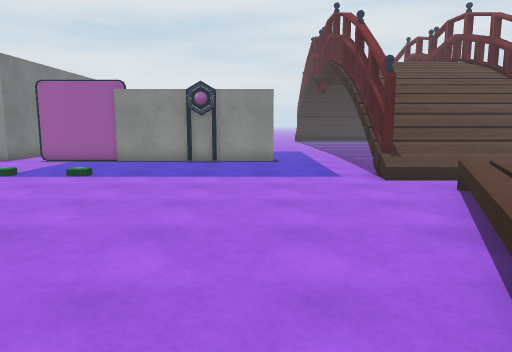
[1] (above)

24 first-person views from a walk through a Unity game level. The camera is 1.5 m above the floor, tilts 8° down and sees 70° across. The floor is counted in squares, 1 m on a side. Each view is taken from the middle of a square. On the plan, view 1 faces up. The plan holds only what a view shows up to about 16 squares ahead; the rest is blank. The place goes on beyond the plan. Some animated figures are not drawn. Door leaves are left out, so doorways stand open. Some surface patterns are stand-ins.

[2]
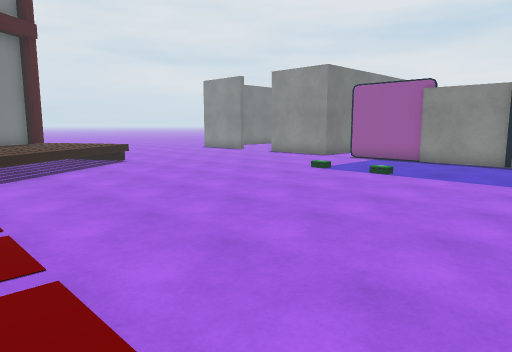

[3]
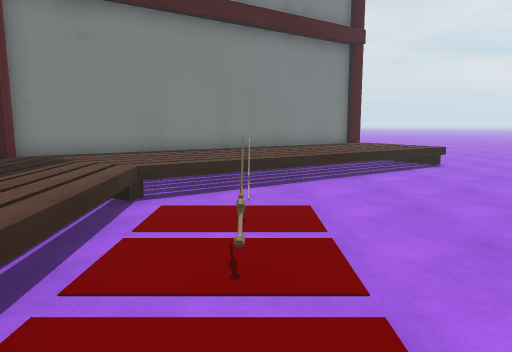

[4]
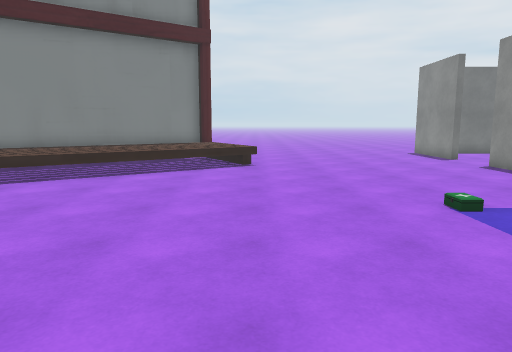

[5]
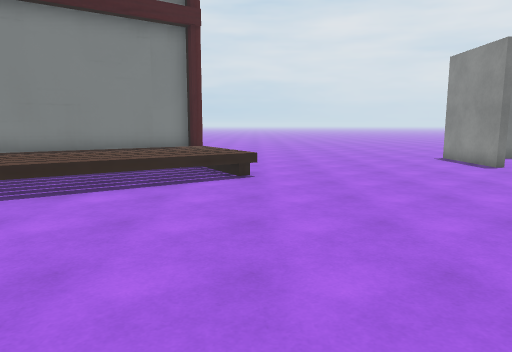

[6]
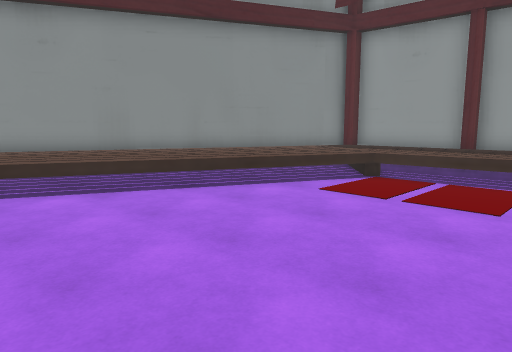

[7]
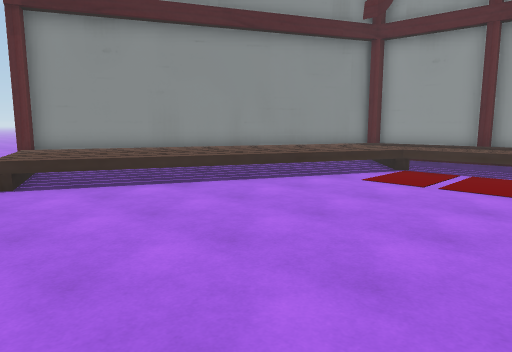

[8]
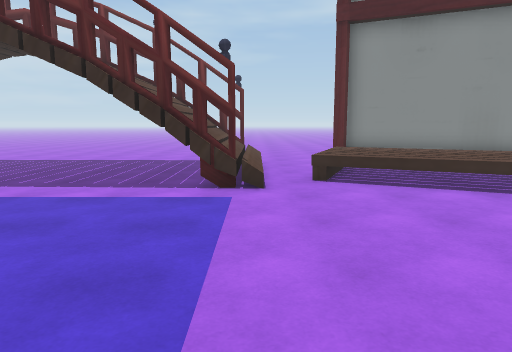

[9]
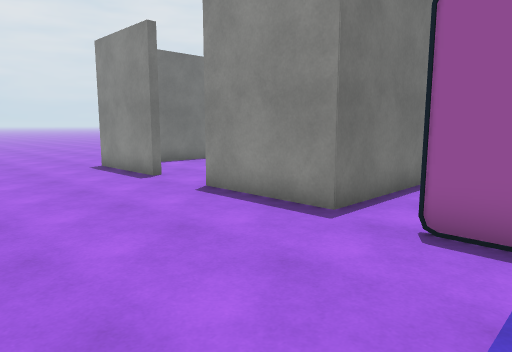

[10]
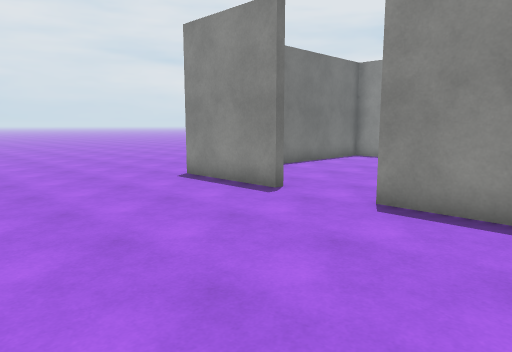

[11]
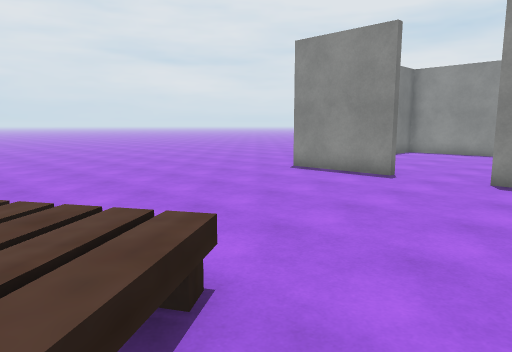

[12]
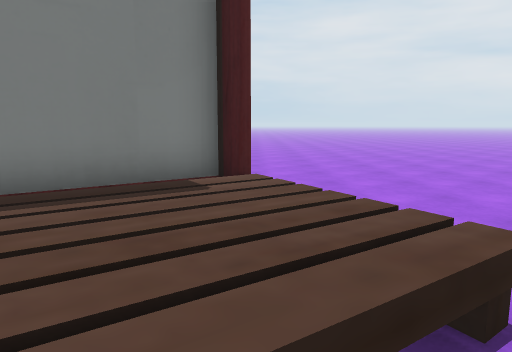

[13]
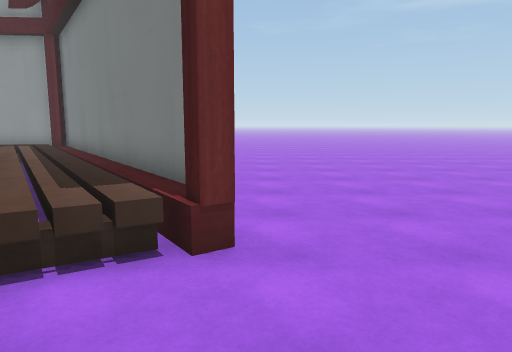

[14]
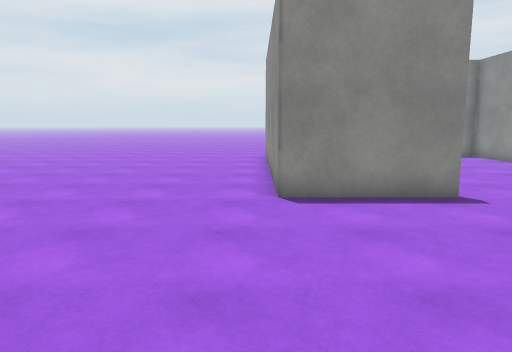

[15]
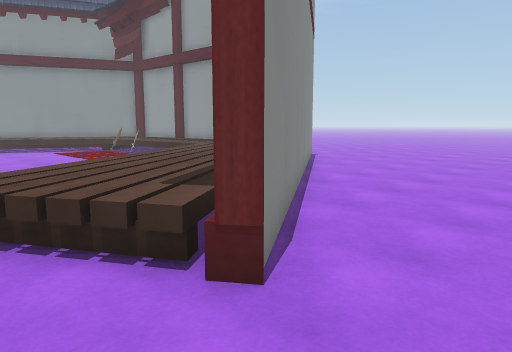

[16]
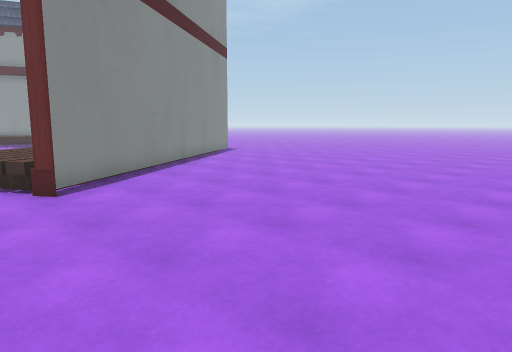

[17]
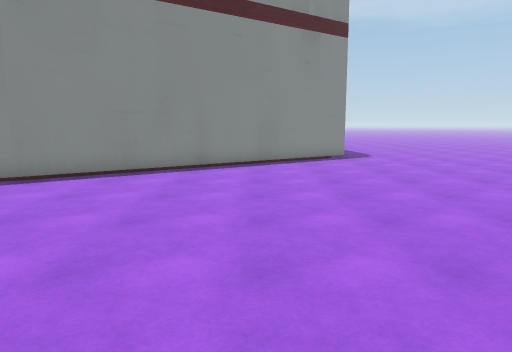

[18]
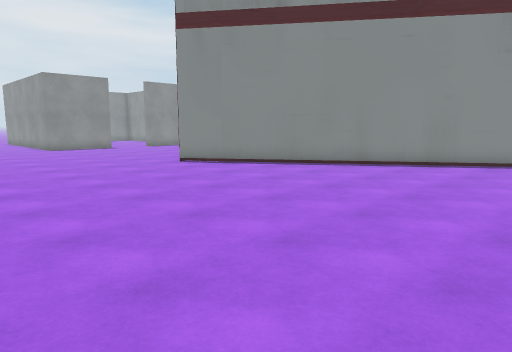

[19]
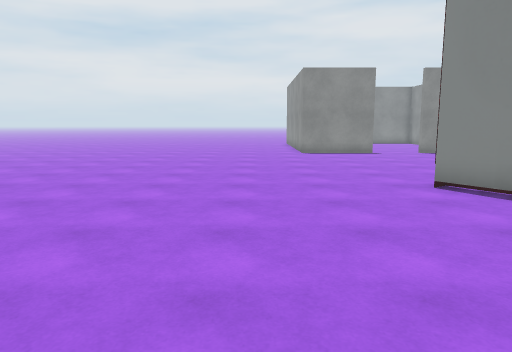

[20]
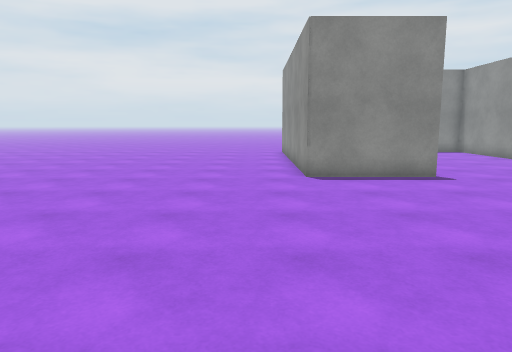

[21]
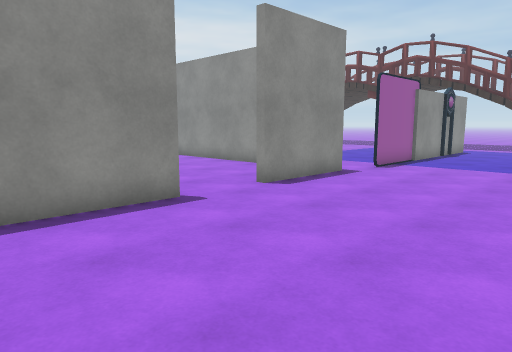

[22]
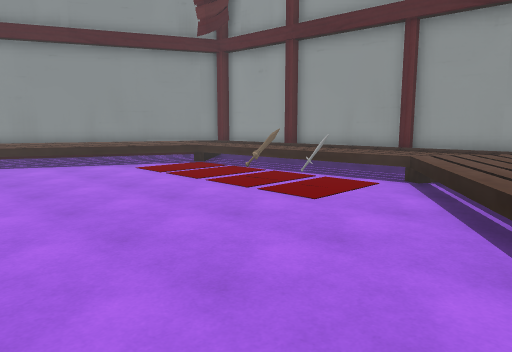

[23]
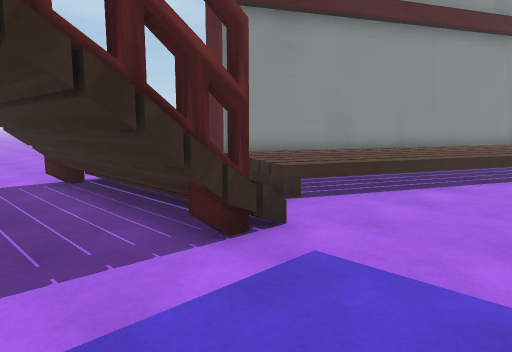

[24]
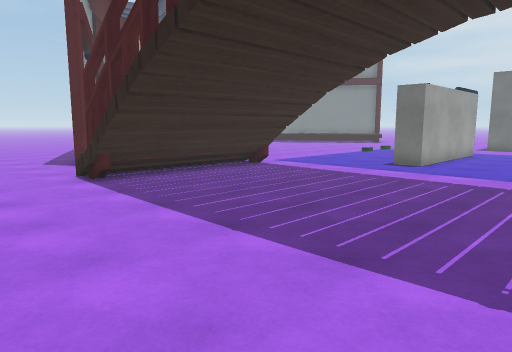

### Floor plan
Key: @ floor where view 1 was taken; # wall or solid block; . floor; / step, stairs or slope; D open door; = window, fence, low wall or low ledge; ^ raised ledge; O other object.
Columns run from 27 left of view 1 to 15 right of it. Each row starts with its distance up from view 1.
 21 .......#.... ...#                        .
 20 .......#........#                .......
 19 .......#........#.          .............
 18 .......#........#.     ..................
 17 .......#........#. ......................
 16 .......###DDDD###....  ######............
 15 ..........DDDD.....##########............
 14 .........................................
 13 .........................................
 12 ...............................#######....
 11 ....................O.O........#^^^^^#.....
 10 ...............................//////=.. ..
  9 ........................................
  8 ................................=^=.....
  7 ............^..................=^^^^#..
  6 ..........=^^=.................=^^^^#..
  5 .........#^=^^=...............=^^^^^...
  4 .........#=^^^^...............=^^^^#...
  3 .........#^^^^=^.............=^^^^^ ...
  2 ..........#=^^===............=^^^^#
  1 ...........#^^^^=...........=^^^^^
  0  ...........^^^^^=..O.O....@=^^^^#
 -1  ...........#^^==^=........=^^^^^
 -2 .............#^^=^^=^^^==^=^^^^^#
 -3 ..............^^^^=^==^##^^^^^^^
 -4 ..............#=^=^^#^###^^#^#^#
 -5 ...............#=^##^^###^^#####
 -6 ................#=#############
 -7 ................#####
 -8 .  ..............

Positions as (right, up) in squares from view 1, and headings:
1: (0, 0), facing up
2: (0, 0), facing up-left
3: (-1, 0), facing left
4: (-1, 7), facing left
5: (-4, 7), facing left
6: (-5, 8), facing down-right
7: (-5, 10), facing down-right
8: (-5, 10), facing right
9: (-7, 10), facing up-left
10: (-11, 9), facing up-left
11: (-12, 5), facing up-left
12: (-12, 5), facing left
13: (-19, 9), facing down
14: (-21, 8), facing up
15: (-21, 7), facing down-right
16: (-27, 7), facing down-right
17: (-27, -3), facing right
18: (-27, -8), facing up-right
19: (-23, -4), facing up
20: (-22, 5), facing up
21: (-21, 9), facing up-right
22: (-12, 7), facing down-right
23: (0, 14), facing down-right
24: (14, 21), facing down-left
